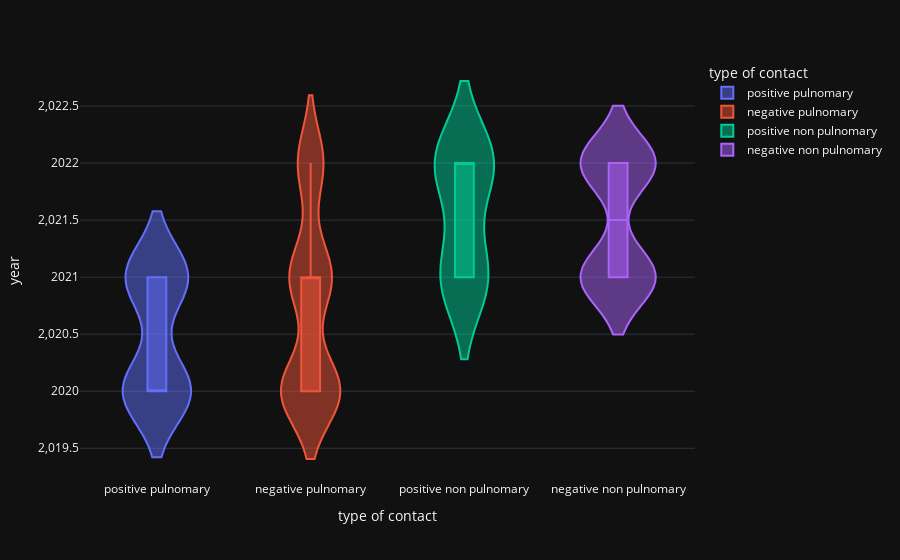

Notebook source saved alongside this figure:
### Code cell
violin('year')

### Figure 1 — Plotly figure (JSON) as saved in the notebook; plotly's stock layout.template omitted (floating-point values rounded to 4 significant figures; data arrays with more than 128 entries replaced by an {"elided": "..."} marker saying what was removed)
{"data": [{"alignmentgroup": "True", "box": {"visible": true}, "hovertemplate": "type of contact=%{x}<br>year=%{y}<extra></extra>", "legendgroup": "positive pulnomary", "marker": {"color": "#636efa"}, "name": "positive pulnomary", "offsetgroup": "positive pulnomary", "orientation": "v", "scalegroup": "True", "showlegend": true, "type": "violin", "x": ["positive pulnomary", "positive pulnomary", "positive pulnomary", "positive pulnomary", "positive pulnomary", "positive pulnomary", "positive pulnomary", "positive pulnomary", "positive pulnomary", "positive pulnomary", "positive pulnomary", "positive pulnomary", "positive pulnomary", "positive pulnomary", "positive pulnomary", "positive pulnomary", "positive pulnomary", "positive pulnomary", "positive pulnomary", "positive pulnomary", "positive pulnomary", "positive pulnomary", "positive pulnomary"], "x0": " ", "xaxis": "x", "y": [2020, 2020, 2020, 2020, 2020, 2020, 2020, 2020, 2020, 2020, 2020, 2020, 2021, 2021, 2021, 2021, 2021, 2021, 2021, 2021, 2021, 2021, 2021], "y0": " ", "yaxis": "y"}, {"alignmentgroup": "True", "box": {"visible": true}, "hovertemplate": "type of contact=%{x}<br>year=%{y}<extra></extra>", "legendgroup": "negative pulnomary", "marker": {"color": "#EF553B"}, "name": "negative pulnomary", "offsetgroup": "negative pulnomary", "orientation": "v", "scalegroup": "True", "showlegend": true, "type": "violin", "x": {"elided": "129 str values"}, "x0": " ", "xaxis": "x", "y": {"elided": "129 int values"}, "y0": " ", "yaxis": "y"}, {"alignmentgroup": "True", "box": {"visible": true}, "hovertemplate": "type of contact=%{x}<br>year=%{y}<extra></extra>", "legendgroup": "positive non pulnomary", "marker": {"color": "#00cc96"}, "name": "positive non pulnomary", "offsetgroup": "positive non pulnomary", "orientation": "v", "scalegroup": "True", "showlegend": true, "type": "violin", "x": ["positive non pulnomary", "positive non pulnomary", "positive non pulnomary", "positive non pulnomary", "positive non pulnomary", "positive non pulnomary", "positive non pulnomary", "positive non pulnomary", "positive non pulnomary"], "x0": " ", "xaxis": "x", "y": [2021, 2021, 2021, 2021, 2022, 2022, 2022, 2022, 2022], "y0": " ", "yaxis": "y"}, {"alignmentgroup": "True", "box": {"visible": true}, "hovertemplate": "type of contact=%{x}<br>year=%{y}<extra></extra>", "legendgroup": "negative non pulnomary", "marker": {"color": "#ab63fa"}, "name": "negative non pulnomary", "offsetgroup": "negative non pulnomary", "orientation": "v", "scalegroup": "True", "showlegend": true, "type": "violin", "x": ["negative non pulnomary", "negative non pulnomary", "negative non pulnomary", "negative non pulnomary", "negative non pulnomary", "negative non pulnomary", "negative non pulnomary", "negative non pulnomary", "negative non pulnomary", "negative non pulnomary", "negative non pulnomary", "negative non pulnomary", "negative non pulnomary", "negative non pulnomary", "negative non pulnomary", "negative non pulnomary", "negative non pulnomary", "negative non pulnomary", "negative non pulnomary", "negative non pulnomary", "negative non pulnomary", "negative non pulnomary", "negative non pulnomary", "negative non pulnomary", "negative non pulnomary", "negative non pulnomary", "negative non pulnomary", "negative non pulnomary", "negative non pulnomary", "negative non pulnomary", "negative non pulnomary", "negative non pulnomary", "negative non pulnomary", "negative non pulnomary", "negative non pulnomary", "negative non pulnomary", "negative non pulnomary", "negative non pulnomary", "negative non pulnomary", "negative non pulnomary", "negative non pulnomary", "negative non pulnomary", "negative non pulnomary", "negative non pulnomary"], "x0": " ", "xaxis": "x", "y": [2021, 2021, 2021, 2021, 2021, 2021, 2021, 2021, 2021, 2021, 2021, 2021, 2021, 2021, 2021, 2021, 2021, 2021, 2021, 2021, 2021, 2021, 2022, 2022, 2022, 2022, 2022, 2022, 2022, 2022, 2022, 2022, 2022, 2022, 2022, 2022, 2022, 2022, 2022, 2022, 2022, 2022, 2022, 2022], "y0": " ", "yaxis": "y"}], "layout": {"legend": {"title": {"text": "type of contact"}, "tracegroupgap": 0}, "margin": {"t": 60}, "violinmode": "overlay", "xaxis": {"anchor": "y", "categoryarray": ["positive pulnomary", "negative pulnomary", "positive non pulnomary", "negative non pulnomary"], "categoryorder": "array", "domain": [0, 1], "title": {"text": "type of contact"}}, "yaxis": {"anchor": "x", "domain": [0, 1], "title": {"text": "year"}}}}
